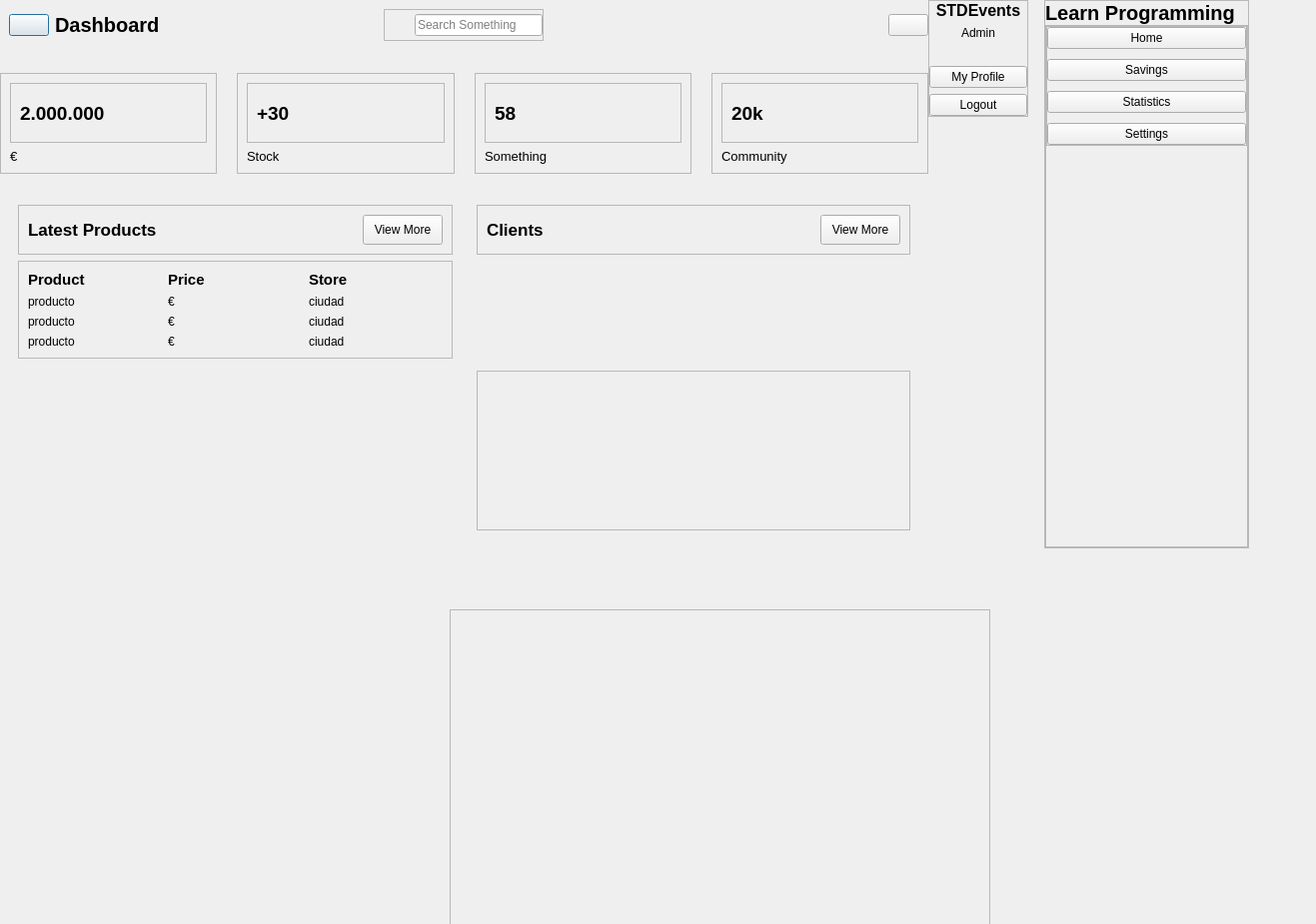
<?xml version="1.0" encoding="UTF-8"?>
<ui version="4.0">
 <class>entradasyabonos</class>
 <widget class="QDialog" name="entradasyabonos">
  <property name="geometry">
   <rect>
    <x>0</x>
    <y>0</y>
    <width>1317</width>
    <height>925</height>
   </rect>
  </property>
  <property name="windowTitle">
   <string>Dialog</string>
  </property>
  <widget class="QWidget" name="mainBody" native="true">
   <property name="geometry">
    <rect>
     <x>0</x>
     <y>0</y>
     <width>929</width>
     <height>549</height>
    </rect>
   </property>
   <layout class="QVBoxLayout" name="verticalLayout">
    <property name="spacing">
     <number>13</number>
    </property>
    <property name="leftMargin">
     <number>0</number>
    </property>
    <property name="topMargin">
     <number>0</number>
    </property>
    <property name="rightMargin">
     <number>0</number>
    </property>
    <property name="bottomMargin">
     <number>0</number>
    </property>
    <item alignment="Qt::AlignTop">
     <widget class="QWidget" name="headerFrame" native="true">
      <layout class="QHBoxLayout" name="horizontalLayout_2">
       <property name="spacing">
        <number>0</number>
       </property>
       <property name="leftMargin">
        <number>0</number>
       </property>
       <property name="topMargin">
        <number>0</number>
       </property>
       <property name="rightMargin">
        <number>0</number>
       </property>
       <property name="bottomMargin">
        <number>10</number>
       </property>
       <item alignment="Qt::AlignLeft">
        <widget class="QWidget" name="widget" native="true">
         <layout class="QHBoxLayout" name="horizontalLayout_5">
          <item>
           <widget class="QPushButton" name="menuBtn">
            <property name="text">
             <string/>
            </property>
            <property name="icon">
             <iconset resource="../../Recursos.qrc">
              <normaloff>:/greenicons/icons/greenicons/menu.svg</normaloff>:/greenicons/icons/greenicons/menu.svg</iconset>
            </property>
           </widget>
          </item>
          <item>
           <widget class="QLabel" name="appHeader">
            <property name="font">
             <font>
              <pointsize>15</pointsize>
              <bold>true</bold>
             </font>
            </property>
            <property name="text">
             <string>Dashboard</string>
            </property>
           </widget>
          </item>
         </layout>
        </widget>
       </item>
       <item alignment="Qt::AlignHCenter">
        <widget class="QWidget" name="widget_2" native="true">
         <layout class="QHBoxLayout" name="horizontalLayout_3">
          <item alignment="Qt::AlignTop">
           <widget class="QFrame" name="searchFrame">
            <property name="minimumSize">
             <size>
              <width>160</width>
              <height>0</height>
             </size>
            </property>
            <property name="frameShape">
             <enum>QFrame::StyledPanel</enum>
            </property>
            <property name="frameShadow">
             <enum>QFrame::Raised</enum>
            </property>
            <layout class="QHBoxLayout" name="horizontalLayout_4">
             <property name="spacing">
              <number>0</number>
             </property>
             <property name="leftMargin">
              <number>0</number>
             </property>
             <property name="topMargin">
              <number>0</number>
             </property>
             <property name="rightMargin">
              <number>0</number>
             </property>
             <property name="bottomMargin">
              <number>0</number>
             </property>
             <item>
              <widget class="QLabel" name="label_2">
               <property name="minimumSize">
                <size>
                 <width>30</width>
                 <height>30</height>
                </size>
               </property>
               <property name="maximumSize">
                <size>
                 <width>30</width>
                 <height>30</height>
                </size>
               </property>
               <property name="text">
                <string/>
               </property>
               <property name="pixmap">
                <pixmap resource="../../Recursos.qrc">:/greenicons/icons/greenicons/search.svg</pixmap>
               </property>
               <property name="scaledContents">
                <bool>true</bool>
               </property>
              </widget>
             </item>
             <item>
              <widget class="QLineEdit" name="lineEdit">
               <property name="placeholderText">
                <string>Search Something</string>
               </property>
              </widget>
             </item>
            </layout>
           </widget>
          </item>
         </layout>
        </widget>
       </item>
       <item alignment="Qt::AlignRight">
        <widget class="QWidget" name="widget_3" native="true">
         <layout class="QHBoxLayout" name="horizontalLayout_6">
          <property name="spacing">
           <number>0</number>
          </property>
          <property name="leftMargin">
           <number>0</number>
          </property>
          <property name="topMargin">
           <number>0</number>
          </property>
          <property name="rightMargin">
           <number>0</number>
          </property>
          <property name="bottomMargin">
           <number>0</number>
          </property>
          <item>
           <widget class="QPushButton" name="accountBtn">
            <property name="text">
             <string/>
            </property>
            <property name="icon">
             <iconset resource="../../Recursos.qrc">
              <normaloff>:/greenicons/icons/greenicons/user.svg</normaloff>:/greenicons/icons/greenicons/user.svg</iconset>
            </property>
            <property name="iconSize">
             <size>
              <width>32</width>
              <height>32</height>
             </size>
            </property>
           </widget>
          </item>
         </layout>
        </widget>
       </item>
      </layout>
     </widget>
    </item>
    <item>
     <widget class="QWidget" name="cardsFrame" native="true">
      <layout class="QHBoxLayout" name="horizontalLayout_7">
       <property name="spacing">
        <number>20</number>
       </property>
       <property name="leftMargin">
        <number>0</number>
       </property>
       <property name="topMargin">
        <number>0</number>
       </property>
       <property name="rightMargin">
        <number>0</number>
       </property>
       <property name="bottomMargin">
        <number>0</number>
       </property>
       <item>
        <widget class="QFrame" name="card1">
         <property name="minimumSize">
          <size>
           <width>160</width>
           <height>0</height>
          </size>
         </property>
         <property name="frameShape">
          <enum>QFrame::StyledPanel</enum>
         </property>
         <property name="frameShadow">
          <enum>QFrame::Raised</enum>
         </property>
         <layout class="QVBoxLayout" name="verticalLayout_2">
          <item alignment="Qt::AlignTop">
           <widget class="QFrame" name="frame">
            <property name="frameShape">
             <enum>QFrame::StyledPanel</enum>
            </property>
            <property name="frameShadow">
             <enum>QFrame::Raised</enum>
            </property>
            <layout class="QHBoxLayout" name="horizontalLayout_8">
             <item>
              <widget class="QLabel" name="label_3">
               <property name="font">
                <font>
                 <pointsize>14</pointsize>
                 <bold>true</bold>
                </font>
               </property>
               <property name="text">
                <string>2.000.000</string>
               </property>
               <property name="scaledContents">
                <bool>false</bool>
               </property>
              </widget>
             </item>
             <item>
              <widget class="QLabel" name="label">
               <property name="minimumSize">
                <size>
                 <width>40</width>
                 <height>40</height>
                </size>
               </property>
               <property name="maximumSize">
                <size>
                 <width>40</width>
                 <height>40</height>
                </size>
               </property>
               <property name="text">
                <string/>
               </property>
               <property name="pixmap">
                <pixmap resource="../../Recursos.qrc">:/greenicons/icons/greenicons/shopping-cart.svg</pixmap>
               </property>
               <property name="scaledContents">
                <bool>true</bool>
               </property>
              </widget>
             </item>
            </layout>
           </widget>
          </item>
          <item alignment="Qt::AlignTop">
           <widget class="QLabel" name="label_4">
            <property name="font">
             <font>
              <pointsize>10</pointsize>
             </font>
            </property>
            <property name="text">
             <string>€</string>
            </property>
           </widget>
          </item>
         </layout>
        </widget>
       </item>
       <item>
        <widget class="QFrame" name="card2">
         <property name="minimumSize">
          <size>
           <width>160</width>
           <height>0</height>
          </size>
         </property>
         <property name="frameShape">
          <enum>QFrame::StyledPanel</enum>
         </property>
         <property name="frameShadow">
          <enum>QFrame::Raised</enum>
         </property>
         <layout class="QVBoxLayout" name="verticalLayout_3">
          <item>
           <widget class="QFrame" name="frame_2">
            <property name="frameShape">
             <enum>QFrame::StyledPanel</enum>
            </property>
            <property name="frameShadow">
             <enum>QFrame::Raised</enum>
            </property>
            <layout class="QHBoxLayout" name="horizontalLayout_9">
             <item>
              <widget class="QLabel" name="label_5">
               <property name="font">
                <font>
                 <pointsize>14</pointsize>
                 <bold>true</bold>
                </font>
               </property>
               <property name="text">
                <string>+30</string>
               </property>
              </widget>
             </item>
             <item>
              <widget class="QLabel" name="label_6">
               <property name="minimumSize">
                <size>
                 <width>40</width>
                 <height>40</height>
                </size>
               </property>
               <property name="maximumSize">
                <size>
                 <width>40</width>
                 <height>40</height>
                </size>
               </property>
               <property name="text">
                <string/>
               </property>
               <property name="pixmap">
                <pixmap resource="../../Recursos.qrc">:/greenicons/icons/greenicons/credit-card.svg</pixmap>
               </property>
               <property name="scaledContents">
                <bool>true</bool>
               </property>
              </widget>
             </item>
            </layout>
           </widget>
          </item>
          <item alignment="Qt::AlignTop">
           <widget class="QLabel" name="label_7">
            <property name="font">
             <font>
              <pointsize>10</pointsize>
             </font>
            </property>
            <property name="text">
             <string>Stock</string>
            </property>
           </widget>
          </item>
         </layout>
        </widget>
       </item>
       <item>
        <widget class="QFrame" name="card3">
         <property name="minimumSize">
          <size>
           <width>160</width>
           <height>0</height>
          </size>
         </property>
         <property name="frameShape">
          <enum>QFrame::StyledPanel</enum>
         </property>
         <property name="frameShadow">
          <enum>QFrame::Raised</enum>
         </property>
         <layout class="QVBoxLayout" name="verticalLayout_4">
          <item>
           <widget class="QFrame" name="frame_3">
            <property name="frameShape">
             <enum>QFrame::StyledPanel</enum>
            </property>
            <property name="frameShadow">
             <enum>QFrame::Raised</enum>
            </property>
            <layout class="QHBoxLayout" name="horizontalLayout_10">
             <item>
              <widget class="QLabel" name="label_8">
               <property name="font">
                <font>
                 <pointsize>14</pointsize>
                 <bold>true</bold>
                </font>
               </property>
               <property name="text">
                <string>58</string>
               </property>
              </widget>
             </item>
             <item>
              <widget class="QLabel" name="label_9">
               <property name="minimumSize">
                <size>
                 <width>40</width>
                 <height>40</height>
                </size>
               </property>
               <property name="maximumSize">
                <size>
                 <width>40</width>
                 <height>40</height>
                </size>
               </property>
               <property name="text">
                <string/>
               </property>
               <property name="pixmap">
                <pixmap resource="../../Recursos.qrc">:/greenicons/icons/greenicons/align-right.svg</pixmap>
               </property>
               <property name="scaledContents">
                <bool>true</bool>
               </property>
              </widget>
             </item>
            </layout>
           </widget>
          </item>
          <item alignment="Qt::AlignTop">
           <widget class="QLabel" name="label_10">
            <property name="font">
             <font>
              <pointsize>10</pointsize>
             </font>
            </property>
            <property name="text">
             <string>Something</string>
            </property>
           </widget>
          </item>
         </layout>
        </widget>
       </item>
       <item>
        <widget class="QFrame" name="card4">
         <property name="minimumSize">
          <size>
           <width>160</width>
           <height>0</height>
          </size>
         </property>
         <property name="frameShape">
          <enum>QFrame::StyledPanel</enum>
         </property>
         <property name="frameShadow">
          <enum>QFrame::Raised</enum>
         </property>
         <layout class="QVBoxLayout" name="verticalLayout_5">
          <item>
           <widget class="QFrame" name="frame_4">
            <property name="frameShape">
             <enum>QFrame::StyledPanel</enum>
            </property>
            <property name="frameShadow">
             <enum>QFrame::Raised</enum>
            </property>
            <layout class="QHBoxLayout" name="horizontalLayout_11">
             <item>
              <widget class="QLabel" name="label_11">
               <property name="font">
                <font>
                 <pointsize>14</pointsize>
                 <bold>true</bold>
                </font>
               </property>
               <property name="text">
                <string>20k</string>
               </property>
              </widget>
             </item>
             <item>
              <widget class="QLabel" name="label_12">
               <property name="minimumSize">
                <size>
                 <width>40</width>
                 <height>40</height>
                </size>
               </property>
               <property name="maximumSize">
                <size>
                 <width>40</width>
                 <height>40</height>
                </size>
               </property>
               <property name="text">
                <string/>
               </property>
               <property name="pixmap">
                <pixmap resource="../../Recursos.qrc">:/greenicons/icons/greenicons/users.svg</pixmap>
               </property>
               <property name="scaledContents">
                <bool>true</bool>
               </property>
              </widget>
             </item>
            </layout>
           </widget>
          </item>
          <item alignment="Qt::AlignTop">
           <widget class="QLabel" name="label_13">
            <property name="font">
             <font>
              <pointsize>10</pointsize>
             </font>
            </property>
            <property name="text">
             <string>Community</string>
            </property>
           </widget>
          </item>
         </layout>
        </widget>
       </item>
      </layout>
     </widget>
    </item>
    <item>
     <widget class="QWidget" name="mainFrame" native="true">
      <property name="sizePolicy">
       <sizepolicy hsizetype="Preferred" vsizetype="Expanding">
        <horstretch>0</horstretch>
        <verstretch>0</verstretch>
       </sizepolicy>
      </property>
      <layout class="QHBoxLayout" name="horizontalLayout_12">
       <item>
        <widget class="QWidget" name="widget_4" native="true">
         <layout class="QVBoxLayout" name="verticalLayout_6">
          <item alignment="Qt::AlignTop">
           <widget class="QFrame" name="frame_5">
            <property name="frameShape">
             <enum>QFrame::StyledPanel</enum>
            </property>
            <property name="frameShadow">
             <enum>QFrame::Raised</enum>
            </property>
            <layout class="QHBoxLayout" name="horizontalLayout_13">
             <item alignment="Qt::AlignLeft">
              <widget class="QLabel" name="label_14">
               <property name="font">
                <font>
                 <pointsize>13</pointsize>
                 <bold>true</bold>
                </font>
               </property>
               <property name="text">
                <string>Latest Products</string>
               </property>
              </widget>
             </item>
             <item alignment="Qt::AlignRight">
              <widget class="QPushButton" name="pushButton">
               <property name="minimumSize">
                <size>
                 <width>0</width>
                 <height>30</height>
                </size>
               </property>
               <property name="text">
                <string>View More</string>
               </property>
               <property name="icon">
                <iconset resource="../../Recursos.qrc">
                 <normaloff>:/whiteicons/icons/whiteicons/arrow-right.svg</normaloff>:/whiteicons/icons/whiteicons/arrow-right.svg</iconset>
               </property>
               <property name="iconSize">
                <size>
                 <width>24</width>
                 <height>24</height>
                </size>
               </property>
              </widget>
             </item>
            </layout>
           </widget>
          </item>
          <item alignment="Qt::AlignTop">
           <widget class="QFrame" name="frame_6">
            <property name="sizePolicy">
             <sizepolicy hsizetype="Preferred" vsizetype="Expanding">
              <horstretch>0</horstretch>
              <verstretch>0</verstretch>
             </sizepolicy>
            </property>
            <property name="frameShape">
             <enum>QFrame::StyledPanel</enum>
            </property>
            <property name="frameShadow">
             <enum>QFrame::Raised</enum>
            </property>
            <layout class="QGridLayout" name="gridLayout">
             <item row="1" column="2">
              <widget class="QLabel" name="label_18">
               <property name="text">
                <string>ciudad</string>
               </property>
              </widget>
             </item>
             <item row="3" column="2">
              <widget class="QLabel" name="label_26">
               <property name="text">
                <string>ciudad</string>
               </property>
              </widget>
             </item>
             <item row="1" column="0">
              <widget class="QLabel" name="label_20">
               <property name="text">
                <string>producto</string>
               </property>
              </widget>
             </item>
             <item row="2" column="2">
              <widget class="QLabel" name="label_23">
               <property name="text">
                <string>ciudad</string>
               </property>
              </widget>
             </item>
             <item row="2" column="1">
              <widget class="QLabel" name="label_22">
               <property name="text">
                <string>€</string>
               </property>
              </widget>
             </item>
             <item row="3" column="1">
              <widget class="QLabel" name="label_25">
               <property name="text">
                <string>€</string>
               </property>
              </widget>
             </item>
             <item row="0" column="0">
              <widget class="QLabel" name="label_15">
               <property name="font">
                <font>
                 <pointsize>11</pointsize>
                 <bold>true</bold>
                </font>
               </property>
               <property name="text">
                <string>Product</string>
               </property>
              </widget>
             </item>
             <item row="3" column="0">
              <widget class="QLabel" name="label_24">
               <property name="text">
                <string>producto</string>
               </property>
              </widget>
             </item>
             <item row="2" column="0">
              <widget class="QLabel" name="label_21">
               <property name="text">
                <string>producto</string>
               </property>
              </widget>
             </item>
             <item row="1" column="1">
              <widget class="QLabel" name="label_19">
               <property name="text">
                <string>€</string>
               </property>
              </widget>
             </item>
             <item row="0" column="1">
              <widget class="QLabel" name="label_16">
               <property name="font">
                <font>
                 <pointsize>11</pointsize>
                 <bold>true</bold>
                </font>
               </property>
               <property name="text">
                <string>Price</string>
               </property>
              </widget>
             </item>
             <item row="0" column="2">
              <widget class="QLabel" name="label_17">
               <property name="font">
                <font>
                 <pointsize>11</pointsize>
                 <bold>true</bold>
                </font>
               </property>
               <property name="text">
                <string>Store</string>
               </property>
              </widget>
             </item>
            </layout>
           </widget>
          </item>
          <item>
           <spacer name="verticalSpacer">
            <property name="orientation">
             <enum>Qt::Vertical</enum>
            </property>
            <property name="sizeHint" stdset="0">
             <size>
              <width>20</width>
              <height>40</height>
             </size>
            </property>
           </spacer>
          </item>
         </layout>
        </widget>
       </item>
       <item>
        <widget class="QWidget" name="widget_5" native="true">
         <layout class="QVBoxLayout" name="verticalLayout_7">
          <item alignment="Qt::AlignTop">
           <widget class="QFrame" name="frame_7">
            <property name="frameShape">
             <enum>QFrame::StyledPanel</enum>
            </property>
            <property name="frameShadow">
             <enum>QFrame::Raised</enum>
            </property>
            <layout class="QHBoxLayout" name="horizontalLayout_14">
             <item alignment="Qt::AlignLeft">
              <widget class="QLabel" name="label_27">
               <property name="font">
                <font>
                 <pointsize>13</pointsize>
                 <bold>true</bold>
                </font>
               </property>
               <property name="text">
                <string>Clients</string>
               </property>
              </widget>
             </item>
             <item alignment="Qt::AlignRight">
              <widget class="QPushButton" name="pushButton_2">
               <property name="minimumSize">
                <size>
                 <width>0</width>
                 <height>30</height>
                </size>
               </property>
               <property name="text">
                <string>View More</string>
               </property>
               <property name="icon">
                <iconset resource="../../Recursos.qrc">
                 <normaloff>:/whiteicons/icons/whiteicons/arrow-right.svg</normaloff>:/whiteicons/icons/whiteicons/arrow-right.svg</iconset>
               </property>
               <property name="iconSize">
                <size>
                 <width>24</width>
                 <height>24</height>
                </size>
               </property>
              </widget>
             </item>
            </layout>
           </widget>
          </item>
          <item>
           <widget class="QFrame" name="frame_8">
            <property name="frameShape">
             <enum>QFrame::StyledPanel</enum>
            </property>
            <property name="frameShadow">
             <enum>QFrame::Raised</enum>
            </property>
            <layout class="QHBoxLayout" name="horizontalLayout_15">
             <item>
              <widget class="QLabel" name="label_30">
               <property name="text">
                <string/>
               </property>
              </widget>
             </item>
             <item>
              <widget class="QLabel" name="label_31">
               <property name="maximumSize">
                <size>
                 <width>25</width>
                 <height>25</height>
                </size>
               </property>
               <property name="text">
                <string/>
               </property>
               <property name="pixmap">
                <pixmap resource="../../Recursos.qrc">:/greenicons/icons/greenicons/phone.svg</pixmap>
               </property>
               <property name="scaledContents">
                <bool>true</bool>
               </property>
              </widget>
             </item>
             <item>
              <widget class="QLabel" name="label_32">
               <property name="maximumSize">
                <size>
                 <width>25</width>
                 <height>25</height>
                </size>
               </property>
               <property name="text">
                <string/>
               </property>
               <property name="pixmap">
                <pixmap resource="../../Recursos.qrc">:/greenicons/icons/greenicons/mail.svg</pixmap>
               </property>
               <property name="scaledContents">
                <bool>true</bool>
               </property>
              </widget>
             </item>
            </layout>
           </widget>
          </item>
         </layout>
        </widget>
       </item>
      </layout>
     </widget>
    </item>
   </layout>
  </widget>
  <widget class="QWidget" name="profileCont" native="true">
   <property name="geometry">
    <rect>
     <x>929</x>
     <y>0</y>
     <width>100</width>
     <height>147</height>
    </rect>
   </property>
   <property name="maximumSize">
    <size>
     <width>100</width>
     <height>16777215</height>
    </size>
   </property>
   <layout class="QVBoxLayout" name="verticalLayout_12">
    <property name="spacing">
     <number>0</number>
    </property>
    <property name="leftMargin">
     <number>0</number>
    </property>
    <property name="topMargin">
     <number>0</number>
    </property>
    <property name="rightMargin">
     <number>0</number>
    </property>
    <property name="bottomMargin">
     <number>0</number>
    </property>
    <item alignment="Qt::AlignTop">
     <widget class="QFrame" name="frame_12">
      <property name="frameShape">
       <enum>QFrame::StyledPanel</enum>
      </property>
      <property name="frameShadow">
       <enum>QFrame::Raised</enum>
      </property>
      <layout class="QVBoxLayout" name="verticalLayout_13">
       <property name="spacing">
        <number>6</number>
       </property>
       <property name="leftMargin">
        <number>0</number>
       </property>
       <property name="topMargin">
        <number>0</number>
       </property>
       <property name="rightMargin">
        <number>0</number>
       </property>
       <property name="bottomMargin">
        <number>0</number>
       </property>
       <item alignment="Qt::AlignTop">
        <widget class="QLabel" name="label_29">
         <property name="font">
          <font>
           <pointsize>12</pointsize>
           <bold>true</bold>
          </font>
         </property>
         <property name="text">
          <string>STDEvents</string>
         </property>
         <property name="alignment">
          <set>Qt::AlignCenter</set>
         </property>
        </widget>
       </item>
       <item alignment="Qt::AlignTop">
        <widget class="QLabel" name="label_34">
         <property name="text">
          <string>Admin</string>
         </property>
         <property name="alignment">
          <set>Qt::AlignCenter</set>
         </property>
        </widget>
       </item>
       <item alignment="Qt::AlignHCenter|Qt::AlignTop">
        <widget class="QLabel" name="label_33">
         <property name="maximumSize">
          <size>
           <width>50</width>
           <height>50</height>
          </size>
         </property>
         <property name="text">
          <string/>
         </property>
         <property name="pixmap">
          <pixmap resource="../../Recursos.qrc">:/Files/imagenes/Captura de pantalla 2024-01-02 172038.jpg</pixmap>
         </property>
         <property name="scaledContents">
          <bool>true</bool>
         </property>
         <property name="alignment">
          <set>Qt::AlignCenter</set>
         </property>
        </widget>
       </item>
       <item>
        <widget class="QPushButton" name="pushButton_7">
         <property name="text">
          <string>My Profile</string>
         </property>
         <property name="icon">
          <iconset resource="../../Recursos.qrc">
           <normaloff>:/greenicons/icons/greenicons/user.svg</normaloff>:/greenicons/icons/greenicons/user.svg</iconset>
         </property>
        </widget>
       </item>
       <item>
        <widget class="QPushButton" name="pushButton_8">
         <property name="minimumSize">
          <size>
           <width>0</width>
           <height>20</height>
          </size>
         </property>
         <property name="text">
          <string>Logout</string>
         </property>
         <property name="icon">
          <iconset resource="../../Recursos.qrc">
           <normaloff>:/greenicons/icons/greenicons/log-out.svg</normaloff>:/greenicons/icons/greenicons/log-out.svg</iconset>
         </property>
        </widget>
       </item>
      </layout>
     </widget>
    </item>
   </layout>
  </widget>
  <widget class="QWidget" name="leftMenu" native="true">
   <property name="enabled">
    <bool>true</bool>
   </property>
   <property name="geometry">
    <rect>
     <x>1030</x>
     <y>0</y>
     <width>220</width>
     <height>549</height>
    </rect>
   </property>
   <layout class="QVBoxLayout" name="verticalLayout_8">
    <property name="spacing">
     <number>0</number>
    </property>
    <property name="sizeConstraint">
     <enum>QLayout::SetDefaultConstraint</enum>
    </property>
    <property name="leftMargin">
     <number>15</number>
    </property>
    <property name="topMargin">
     <number>0</number>
    </property>
    <property name="rightMargin">
     <number>0</number>
    </property>
    <property name="bottomMargin">
     <number>0</number>
    </property>
    <item>
     <widget class="QFrame" name="frame_10">
      <property name="sizePolicy">
       <sizepolicy hsizetype="Preferred" vsizetype="Minimum">
        <horstretch>0</horstretch>
        <verstretch>0</verstretch>
       </sizepolicy>
      </property>
      <property name="frameShape">
       <enum>QFrame::StyledPanel</enum>
      </property>
      <property name="frameShadow">
       <enum>QFrame::Raised</enum>
      </property>
      <layout class="QVBoxLayout" name="verticalLayout_9">
       <property name="spacing">
        <number>0</number>
       </property>
       <property name="leftMargin">
        <number>0</number>
       </property>
       <property name="topMargin">
        <number>0</number>
       </property>
       <property name="rightMargin">
        <number>0</number>
       </property>
       <property name="bottomMargin">
        <number>0</number>
       </property>
       <item alignment="Qt::AlignTop">
        <widget class="QLabel" name="label_28">
         <property name="font">
          <font>
           <pointsize>15</pointsize>
           <bold>true</bold>
          </font>
         </property>
         <property name="text">
          <string>Learn Programming</string>
         </property>
        </widget>
       </item>
       <item>
        <widget class="QFrame" name="frame_9">
         <property name="sizePolicy">
          <sizepolicy hsizetype="Preferred" vsizetype="Expanding">
           <horstretch>0</horstretch>
           <verstretch>0</verstretch>
          </sizepolicy>
         </property>
         <property name="frameShape">
          <enum>QFrame::StyledPanel</enum>
         </property>
         <property name="frameShadow">
          <enum>QFrame::Raised</enum>
         </property>
         <layout class="QVBoxLayout" name="verticalLayout_11">
          <property name="spacing">
           <number>0</number>
          </property>
          <property name="leftMargin">
           <number>0</number>
          </property>
          <property name="topMargin">
           <number>0</number>
          </property>
          <property name="rightMargin">
           <number>0</number>
          </property>
          <property name="bottomMargin">
           <number>0</number>
          </property>
          <item alignment="Qt::AlignTop">
           <widget class="QFrame" name="frame_11">
            <property name="sizePolicy">
             <sizepolicy hsizetype="Preferred" vsizetype="Preferred">
              <horstretch>0</horstretch>
              <verstretch>0</verstretch>
             </sizepolicy>
            </property>
            <property name="frameShape">
             <enum>QFrame::StyledPanel</enum>
            </property>
            <property name="frameShadow">
             <enum>QFrame::Raised</enum>
            </property>
            <layout class="QVBoxLayout" name="verticalLayout_10">
             <property name="spacing">
              <number>10</number>
             </property>
             <property name="leftMargin">
              <number>0</number>
             </property>
             <property name="topMargin">
              <number>0</number>
             </property>
             <property name="rightMargin">
              <number>0</number>
             </property>
             <property name="bottomMargin">
              <number>0</number>
             </property>
             <item>
              <widget class="QPushButton" name="pushButton_4">
               <property name="text">
                <string>Home</string>
               </property>
               <property name="icon">
                <iconset resource="../../Recursos.qrc">
                 <normaloff>:/greenicons/icons/greenicons/home.svg</normaloff>:/greenicons/icons/greenicons/home.svg</iconset>
               </property>
               <property name="iconSize">
                <size>
                 <width>24</width>
                 <height>24</height>
                </size>
               </property>
              </widget>
             </item>
             <item>
              <widget class="QPushButton" name="pushButton_3">
               <property name="text">
                <string>Savings</string>
               </property>
               <property name="icon">
                <iconset resource="../../Recursos.qrc">
                 <normaloff>:/whiteicons/icons/whiteicons/grid.svg</normaloff>:/whiteicons/icons/whiteicons/grid.svg</iconset>
               </property>
               <property name="iconSize">
                <size>
                 <width>24</width>
                 <height>24</height>
                </size>
               </property>
              </widget>
             </item>
             <item>
              <widget class="QPushButton" name="pushButton_6">
               <property name="text">
                <string>Statistics</string>
               </property>
               <property name="icon">
                <iconset resource="../../Recursos.qrc">
                 <normaloff>:/whiteicons/icons/whiteicons/bar-chart.svg</normaloff>:/whiteicons/icons/whiteicons/bar-chart.svg</iconset>
               </property>
               <property name="iconSize">
                <size>
                 <width>24</width>
                 <height>24</height>
                </size>
               </property>
              </widget>
             </item>
             <item>
              <widget class="QPushButton" name="pushButton_5">
               <property name="text">
                <string>Settings</string>
               </property>
               <property name="icon">
                <iconset resource="../../Recursos.qrc">
                 <normaloff>:/whiteicons/icons/whiteicons/settings.svg</normaloff>:/whiteicons/icons/whiteicons/settings.svg</iconset>
               </property>
               <property name="iconSize">
                <size>
                 <width>24</width>
                 <height>24</height>
                </size>
               </property>
              </widget>
             </item>
            </layout>
           </widget>
          </item>
         </layout>
        </widget>
       </item>
      </layout>
     </widget>
    </item>
   </layout>
  </widget>
  <widget class="QScrollArea" name="scrollArea">
   <property name="geometry">
    <rect>
     <x>450</x>
     <y>610</y>
     <width>541</width>
     <height>471</height>
    </rect>
   </property>
   <property name="widgetResizable">
    <bool>true</bool>
   </property>
   <widget class="QWidget" name="scrollAreaWidgetContents">
    <property name="geometry">
     <rect>
      <x>0</x>
      <y>0</y>
      <width>539</width>
      <height>469</height>
     </rect>
    </property>
   </widget>
  </widget>
 </widget>
 <resources>
  <include location="../../Recursos.qrc"/>
 </resources>
 <connections/>
</ui>
